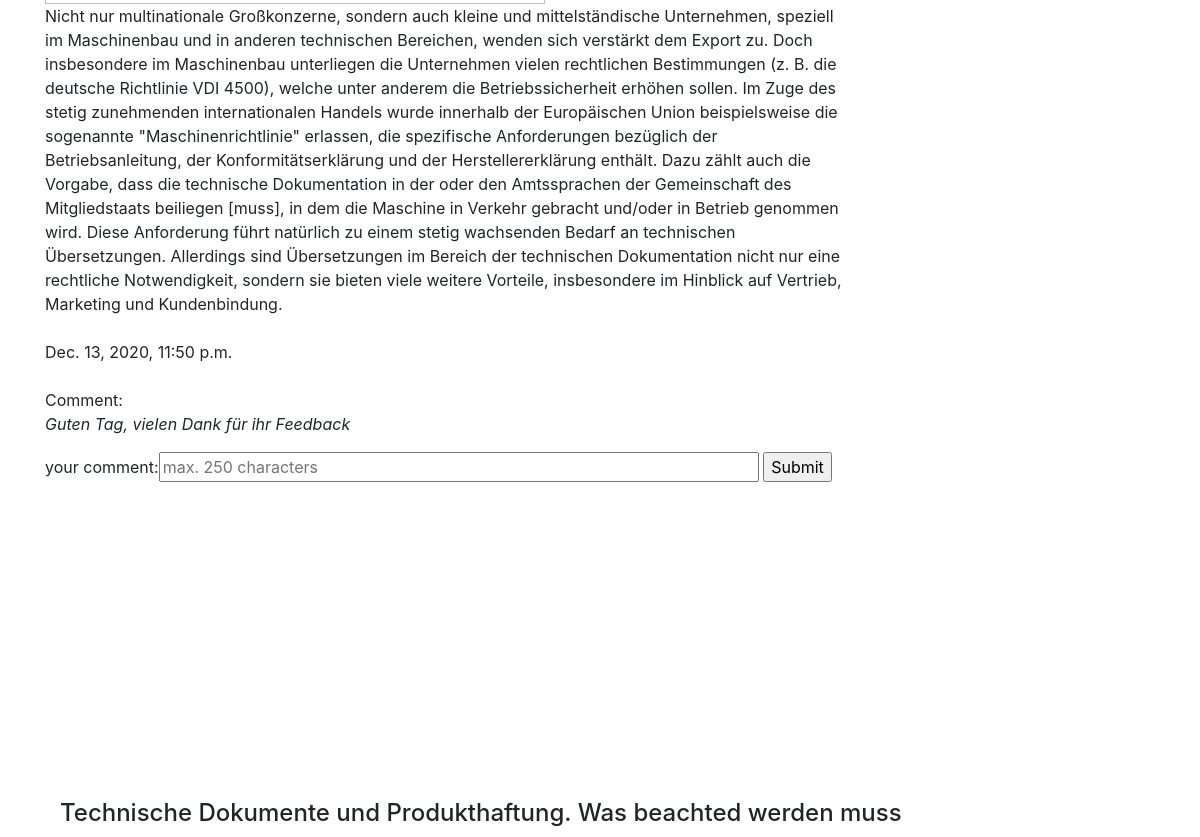
The page /blog/ (middle part) on the database as committed earlier.
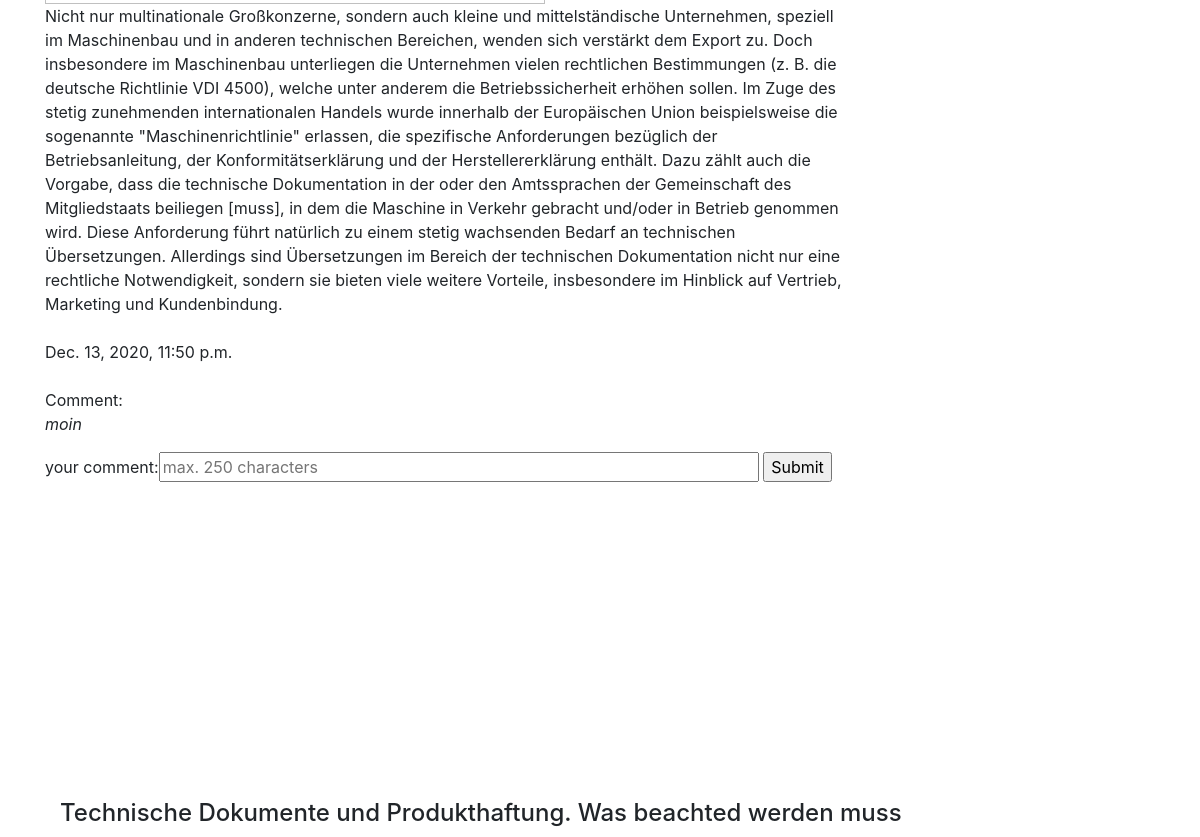
The same page on the database as committed later.
### blog/models.py (models this page shows)
class blog(models.Model):
    title=models.CharField(max_length=200)
    Blogtext=models.TextField()
    Date=models.DateTimeField(auto_now_add=True)
    Comment=models.TextField(max_length=1000, blank=True)
    Image=models.ImageField(upload_to='static', blank=True)

### blog/views.py (the view)
# urls.py: path('blog/', blog_view),
def blog_view(httprequest, *args, **kwargs): #  create function
    blogdata = blog.objects.all()  # Saves objects from DB in Variable blogdata which is called in blog.html
    context = { #the conext dictionary is created
        "blogdata": blogdata,  # key:blogdata and value blogdata
        "Title": "Blogposts about technical Translation", #key: Title and value Blogpost related...
        'form': comment() #key: form and value is the user comment
    }
    if httprequest.method == "POST": #user is creating a POST request
        createcomment(httprequest) #createcomment is called
    return render(httprequest, "blog.html", context) #and Page is rendert again so the comment gets shown

### blog/forms.py
class comment(forms.ModelForm):
    Comment = forms.CharField(max_length=250,
                              label="your comment",
                              widget=forms.TextInput(attrs={'style': 'width:600px', 'placeholder':'max. 250 characters'})) #widget as a HTML representation of Input Field
    class Meta: #further options
        model=blog
        fields=['Comment']

### blog/templates/blog.html (shortened to what this page needs)
{% extends "base.html" %}
    {% block content %}
        <br>
        <div class="content">
            <div class="row row-cols-1 row-cols-md-1">
            {%for obj in blogdata%}
                <div class="col mb-4" style="max-width: 900px;">
                    <div class
                        <div class="card-body">
                            <h4 class="card-title">{{ obj.title }}</h4>
                            <br>
                            <p> {{ obj.Blogtext}} <br>
                                <br>{{ obj.Date }} <br><br> Comment: <em><br>{{ obj.Comment }} </em>
                                <form action="/blog/" method="post" >
                                {{ form }}
                                <input type="submit" value="Submit">
                                </form>
                            </p>
                        </div>
                    </div>
                </div>
            </div>
        </div>
    <br><br><br>
        {% endfor %}
    {% endblock %}

Rows that differ between the two databases and show on the page:
changed blog: Comment "Guten Tag, vielen Dank für ihr Feedback" → "moin"
